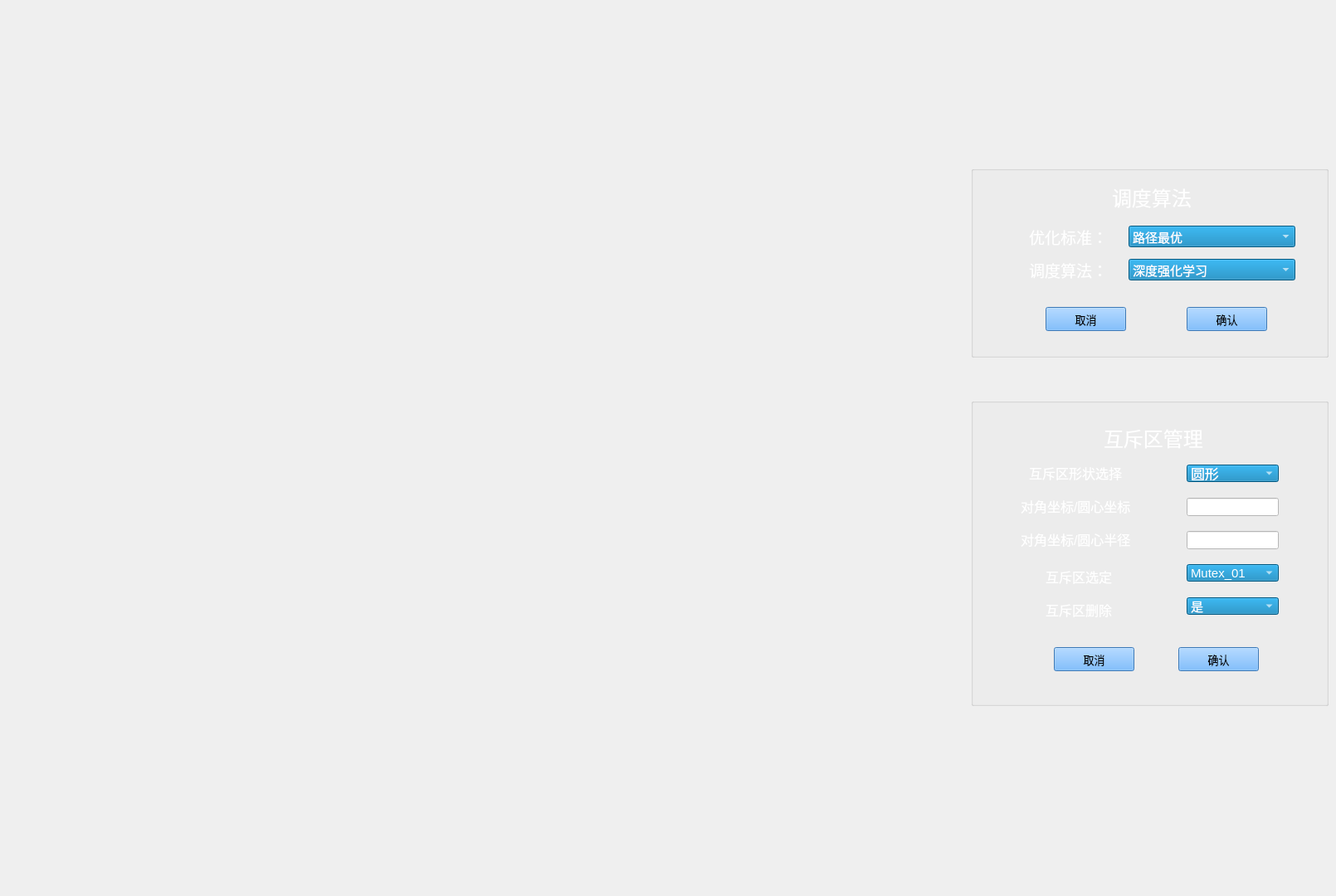
    <widget class="QWidget" name="page_7">
     <widget class="QGroupBox" name="groupBox_35">
      <property name="geometry">
       <rect>
        <x>1170</x>
        <y>480</y>
        <width>431</width>
        <height>371</height>
       </rect>
      </property>
      <property name="title">
       <string/>
      </property>
      <widget class="QLabel" name="label_230">
       <property name="geometry">
        <rect>
         <x>160</x>
         <y>30</y>
         <width>121</width>
         <height>31</height>
        </rect>
       </property>
       <property name="font">
        <font>
         <pointsize>10</pointsize>
        </font>
       </property>
       <property name="text">
        <string>&lt;html&gt;&lt;head/&gt;&lt;body&gt;&lt;p&gt;&lt;span style=&quot; font-size:18pt; color:#ffffff;&quot;&gt;互斥区管理&lt;/span&gt;&lt;/p&gt;&lt;/body&gt;&lt;/html&gt;</string>
       </property>
      </widget>
      <widget class="QPushButton" name="pushButton_76">
       <property name="geometry">
        <rect>
         <x>250</x>
         <y>300</y>
         <width>97</width>
         <height>29</height>
        </rect>
       </property>
       <property name="font">
        <font>
         <pointsize>10</pointsize>
        </font>
       </property>
       <property name="styleSheet">
        <string notr="true">background-color: rgb(85, 170, 255);</string>
       </property>
       <property name="text">
        <string>确认</string>
       </property>
      </widget>
      <widget class="QLineEdit" name="lineEdit_168">
       <property name="geometry">
        <rect>
         <x>260</x>
         <y>120</y>
         <width>111</width>
         <height>22</height>
        </rect>
       </property>
       <property name="styleSheet">
        <string notr="true">background-color: rgb(255, 255, 255);</string>
       </property>
      </widget>
      <widget class="QLineEdit" name="lineEdit_170">
       <property name="geometry">
        <rect>
         <x>260</x>
         <y>160</y>
         <width>111</width>
         <height>22</height>
        </rect>
       </property>
       <property name="styleSheet">
        <string notr="true">background-color: rgb(255, 255, 255);</string>
       </property>
      </widget>
      <widget class="QLabel" name="label_238">
       <property name="geometry">
        <rect>
         <x>70</x>
         <y>70</y>
         <width>121</width>
         <height>41</height>
        </rect>
       </property>
       <property name="text">
        <string>&lt;html&gt;&lt;head/&gt;&lt;body&gt;&lt;p&gt;&lt;span style=&quot; font-size:12pt; color:#ffffff;&quot;&gt;互斥区形状选择&lt;/span&gt;&lt;/p&gt;&lt;/body&gt;&lt;/html&gt;</string>
       </property>
      </widget>
      <widget class="QComboBox" name="comboBox_23">
       <property name="geometry">
        <rect>
         <x>260</x>
         <y>80</y>
         <width>111</width>
         <height>21</height>
        </rect>
       </property>
       <property name="font">
        <font>
         <pointsize>13</pointsize>
        </font>
       </property>
       <property name="styleSheet">
        <string notr="true">background-color: rgb(0, 122, 179);
color: rgb(255, 255, 255);</string>
       </property>
       <item>
        <property name="text">
         <string>圆形</string>
        </property>
       </item>
       <item>
        <property name="text">
         <string>方形</string>
        </property>
       </item>
      </widget>
      <widget class="QLabel" name="label_251">
       <property name="geometry">
        <rect>
         <x>60</x>
         <y>110</y>
         <width>161</width>
         <height>41</height>
        </rect>
       </property>
       <property name="text">
        <string>&lt;html&gt;&lt;head/&gt;&lt;body&gt;&lt;p&gt;&lt;span style=&quot; font-size:12pt; color:#ffffff;&quot;&gt;对角坐标/圆心坐标&lt;/span&gt;&lt;/p&gt;&lt;/body&gt;&lt;/html&gt;</string>
       </property>
      </widget>
      <widget class="QLabel" name="label_271">
       <property name="geometry">
        <rect>
         <x>60</x>
         <y>150</y>
         <width>161</width>
         <height>41</height>
        </rect>
       </property>
       <property name="text">
        <string>&lt;html&gt;&lt;head/&gt;&lt;body&gt;&lt;p&gt;&lt;span style=&quot; font-size:12pt; color:#ffffff;&quot;&gt;对角坐标/圆心半径&lt;/span&gt;&lt;/p&gt;&lt;/body&gt;&lt;/html&gt;</string>
       </property>
      </widget>
      <widget class="QPushButton" name="pushButton_75">
       <property name="geometry">
        <rect>
         <x>100</x>
         <y>300</y>
         <width>97</width>
         <height>29</height>
        </rect>
       </property>
       <property name="font">
        <font>
         <pointsize>10</pointsize>
        </font>
       </property>
       <property name="styleSheet">
        <string notr="true">background-color: rgb(85, 170, 255);</string>
       </property>
       <property name="text">
        <string>取消</string>
       </property>
      </widget>
      <widget class="QComboBox" name="comboBox_9">
       <property name="geometry">
        <rect>
         <x>260</x>
         <y>200</y>
         <width>111</width>
         <height>21</height>
        </rect>
       </property>
       <property name="font">
        <font>
         <pointsize>11</pointsize>
        </font>
       </property>
       <property name="styleSheet">
        <string notr="true">background-color: rgb(0, 122, 179);
color: rgb(255, 255, 255);</string>
       </property>
       <item>
        <property name="text">
         <string>Mutex_01</string>
        </property>
       </item>
       <item>
        <property name="text">
         <string>Mutex_02</string>
        </property>
       </item>
       <item>
        <property name="text">
         <string>Mutex_03</string>
        </property>
       </item>
      </widget>
      <widget class="QLabel" name="label_280">
       <property name="geometry">
        <rect>
         <x>90</x>
         <y>200</y>
         <width>91</width>
         <height>31</height>
        </rect>
       </property>
       <property name="text">
        <string>&lt;html&gt;&lt;head/&gt;&lt;body&gt;&lt;p&gt;&lt;span style=&quot; font-size:12pt; color:#ffffff;&quot;&gt;互斥区选定&lt;/span&gt;&lt;/p&gt;&lt;/body&gt;&lt;/html&gt;</string>
       </property>
      </widget>
      <widget class="QLabel" name="label_281">
       <property name="geometry">
        <rect>
         <x>90</x>
         <y>240</y>
         <width>91</width>
         <height>31</height>
        </rect>
       </property>
       <property name="text">
        <string>&lt;html&gt;&lt;head/&gt;&lt;body&gt;&lt;p&gt;&lt;span style=&quot; font-size:12pt; color:#ffffff;&quot;&gt;互斥区删除&lt;/span&gt;&lt;/p&gt;&lt;/body&gt;&lt;/html&gt;</string>
       </property>
      </widget>
      <widget class="QComboBox" name="comboBox_21">
       <property name="geometry">
        <rect>
         <x>260</x>
         <y>240</y>
         <width>111</width>
         <height>21</height>
        </rect>
       </property>
       <property name="font">
        <font>
         <pointsize>11</pointsize>
        </font>
       </property>
       <property name="styleSheet">
        <string notr="true">background-color: rgb(0, 122, 179);
color: rgb(255, 255, 255);</string>
       </property>
       <item>
        <property name="text">
         <string>是</string>
        </property>
       </item>
       <item>
        <property name="text">
         <string>否</string>
        </property>
       </item>
      </widget>
     </widget>
     <widget class="QGroupBox" name="groupBox_36">
      <property name="geometry">
       <rect>
        <x>1170</x>
        <y>200</y>
        <width>431</width>
        <height>231</height>
       </rect>
      </property>
      <property name="title">
       <string/>
      </property>
      <widget class="QLabel" name="label_236">
       <property name="geometry">
        <rect>
         <x>170</x>
         <y>20</y>
         <width>111</width>
         <height>31</height>
        </rect>
       </property>
       <property name="text">
        <string>&lt;html&gt;&lt;head/&gt;&lt;body&gt;&lt;p&gt;&lt;span style=&quot; font-size:18pt; color:#ffffff;&quot;&gt;调度算法&lt;/span&gt;&lt;/p&gt;&lt;/body&gt;&lt;/html&gt;</string>
       </property>
      </widget>
      <widget class="QPushButton" name="pushButton_109">
       <property name="geometry">
        <rect>
         <x>260</x>
         <y>170</y>
         <width>97</width>
         <height>29</height>
        </rect>
       </property>
       <property name="font">
        <font>
         <pointsize>10</pointsize>
        </font>
       </property>
       <property name="styleSheet">
        <string notr="true">background-color: rgb(85, 170, 255);</string>
       </property>
       <property name="text">
        <string>确认</string>
       </property>
      </widget>
      <widget class="QPushButton" name="pushButton_110">
       <property name="geometry">
        <rect>
         <x>90</x>
         <y>170</y>
         <width>97</width>
         <height>29</height>
        </rect>
       </property>
       <property name="font">
        <font>
         <pointsize>10</pointsize>
        </font>
       </property>
       <property name="styleSheet">
        <string notr="true">background-color: rgb(85, 170, 255);</string>
       </property>
       <property name="text">
        <string>取消</string>
       </property>
      </widget>
      <widget class="QWidget" name="layoutWidget">
       <property name="geometry">
        <rect>
         <x>70</x>
         <y>70</y>
         <width>321</width>
         <height>71</height>
        </rect>
       </property>
       <layout class="QGridLayout" name="gridLayout_5" columnstretch="1,2">
        <property name="horizontalSpacing">
         <number>20</number>
        </property>
        <property name="verticalSpacing">
         <number>10</number>
        </property>
        <item row="0" column="0">
         <widget class="QLabel" name="label_55">
          <property name="font">
           <font>
            <pointsize>12</pointsize>
           </font>
          </property>
          <property name="text">
           <string>&lt;html&gt;&lt;head/&gt;&lt;body&gt;&lt;p&gt;&lt;span style=&quot; font-size:14pt; color:#ffffff;&quot;&gt;优化标准：&lt;/span&gt;&lt;/p&gt;&lt;/body&gt;&lt;/html&gt;</string>
          </property>
         </widget>
        </item>
        <item row="0" column="1">
         <widget class="QComboBox" name="comboBox">
          <property name="font">
           <font>
            <pointsize>11</pointsize>
           </font>
          </property>
          <property name="styleSheet">
           <string notr="true">background-color: rgb(0, 122, 179);
color: rgb(255, 255, 255);</string>
          </property>
          <item>
           <property name="text">
            <string>路径最优</string>
           </property>
          </item>
          <item>
           <property name="text">
            <string>时间最短</string>
           </property>
          </item>
         </widget>
        </item>
        <item row="1" column="0">
         <widget class="QLabel" name="label_56">
          <property name="text">
           <string>&lt;html&gt;&lt;head/&gt;&lt;body&gt;&lt;p&gt;&lt;span style=&quot; font-size:14pt; color:#ffffff;&quot;&gt;调度算法：&lt;/span&gt;&lt;/p&gt;&lt;/body&gt;&lt;/html&gt;</string>
          </property>
         </widget>
        </item>
        <item row="1" column="1">
         <widget class="QComboBox" name="comboBox_6">
          <property name="font">
           <font>
            <pointsize>11</pointsize>
           </font>
          </property>
          <property name="styleSheet">
           <string notr="true">background-color: rgb(0, 122, 179);
color: rgb(255, 255, 255);</string>
          </property>
          <item>
           <property name="text">
            <string>深度强化学习</string>
           </property>
          </item>
         </widget>
        </item>
       </layout>
      </widget>
     </widget>
     <widget class="DRAWmap" name="paintMap2" native="true">
      <property name="geometry">
       <rect>
        <x>-190</x>
        <y>70</y>
        <width>1341</width>
        <height>1001</height>
       </rect>
      </property>
     </widget>
    </widget>
